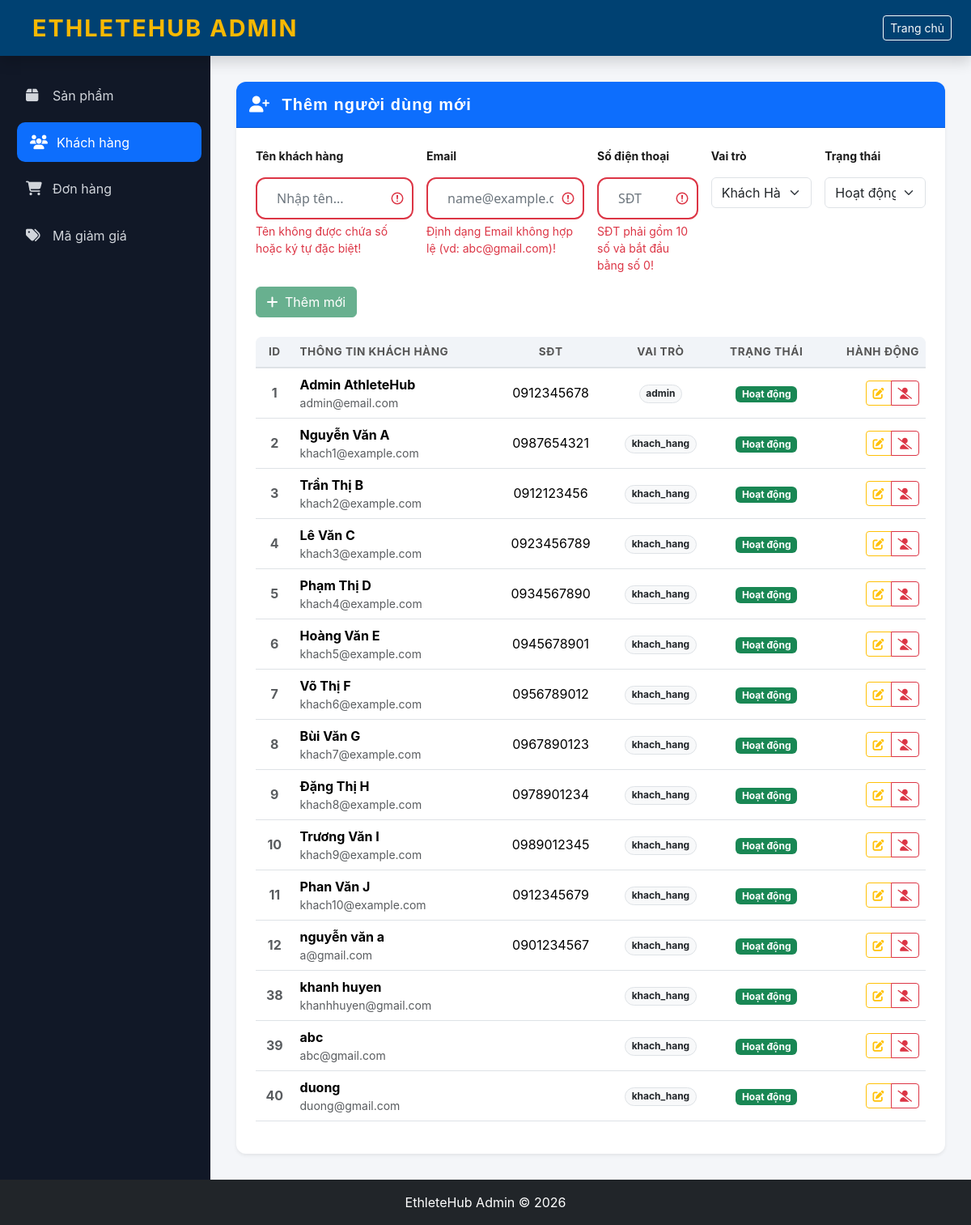
Page /CRUDuser.php (signed in) on the committed database.
### tables this page shows
CREATE TABLE `nguoi_dung` (
  `id` int(11) NOT NULL COMMENT 'ID người dùng',
  `ten` varchar(100) NOT NULL COMMENT 'Họ tên',
  `email` varchar(100) NOT NULL COMMENT 'Email duy nhất',
  `mat_khau` varchar(255) NOT NULL COMMENT 'Mật khẩu hash',
  `so_dien_thoai` varchar(20) DEFAULT NULL COMMENT 'Số điện thoại',
  `dia_chi` text DEFAULT NULL COMMENT 'Địa chỉ',
  `anh_dai_dien` varchar(255) DEFAULT NULL COMMENT 'URL ảnh đại diện',
  `vai_tro` enum('admin','khach_hang') DEFAULT 'khach_hang' COMMENT 'Vai trò: admin hoặc khách hàng',
  `trang_thai` enum('hoat_dong','binh_luan','bi_khoa') DEFAULT 'hoat_dong' COMMENT 'Trạng thái tài khoản',
  `ngay_tao` datetime DEFAULT current_timestamp() COMMENT 'Ngày tạo tài khoản',
  `ngay_cap_nhat` datetime DEFAULT current_timestamp() ON UPDATE current_timestamp() COMMENT 'Ngày cập nhật',
  `lan_dang_nhap_cuoi` datetime DEFAULT NULL COMMENT 'Lần đăng nhập cuối cùng'
);

### model/CRUD.php (called while the page is built, shortened)
<?php
function getAllUsers($conn) {
    $sql = "SELECT id, ten, email, so_dien_thoai, vai_tro, trang_thai FROM nguoi_dung ";
    $stmt = $conn->prepare($sql);
    $stmt->execute();
    return $stmt->fetchAll(PDO::FETCH_ASSOC);
}
?>

### CRUDuser.php (the view, shortened to what this page needs)
<?php
require_once 'model/CRUD.php';
$db = new Database();
$conn = $db->connect();
$update_mode = false;
$edit_user = ['id' => '', 'ten' => '', 'email' => '', 'so_dien_thoai' => '', 'vai_tro' => '', 'trang_thai' => 'hoat_dong'];
$listusers = getAllUsers($conn);
?>
<!DOCTYPE html>
<html lang="vi">
<head>
    <link href="https://cdnjs.cloudflare.com/ajax/libs/bootstrap/5.3.2/css/bootstrap.min.css" rel="stylesheet">
    <link href="https://cdnjs.cloudflare.com/ajax/libs/font-awesome/6.4.0/css/all.min.css" rel="stylesheet">
    <link rel="stylesheet" href="css/variables.css">
    <link rel="stylesheet" href="css/navbar.css">
    <link rel="stylesheet" href="css/hero.css">
    <link rel="stylesheet" href="css/categories.css">
    <link rel="stylesheet" href="css/products.css">
    <link rel="stylesheet" href="css/footer.css">
    <link rel="stylesheet" href="css/utilities.css">
    <link href="css/crud.css" rel="stylesheet" />
    <link rel="stylesheet" href="css/admin-layout.css">
</head>
<body style="background:#f4f6f9;">
    <nav class="navbar navbar-dark bg-dark shadow">
        <div class="container-fluid px-4">
            <span class="navbar-brand fw-bold">
                <i class="bi bi-speedometer2"></i> EthleteHub Admin
            </span>
            <a href="index.php" class="btn btn-outline-light btn-sm">
                <i class="bi bi-house"></i> Trang chủ
            </a>
        </div>
    </nav>
    <div class="layout">
        <aside class="sidebar">
            <ul>
                <li><a href="CRUDproduct.php"><i class="fas fa-box me-2"></i> Sản phẩm</a></li>
                <li><a href="CRUDuser.php" class="active"><i class="fas fa-users me-2"></i> Khách hàng</a></li>
                <li><a href="CRUDdonhang.php"><i class="fas fa-shopping-cart me-2"></i> Đơn hàng</a></li>
                <li><a href="CRUDgiamgia.php"><i class="fas fa-tags me-2"></i> Mã giảm giá</a></li>
            </ul>
        </aside>
        <main class="main-content">
            <div class="container-fluid p-0">
                <div class="card shadow-sm border-0">
                    <div class="card-header bg-primary text-white py-3">
                        <h5 class="mb-0">
                            <i class="fas <?= $update_mode ? 'fa-user-edit' : 'fa-user-plus' ?> me-2"></i>
                            <?= $update_mode ? "Cập nhật người dùng" : "Thêm người dùng mới" ?>
                        </h5>
                    </div>
                    <div class="card-body p-4">
                        <form method="POST" class="row g-3 mb-4">
                            <div class="col-12 col-sm-6 col-lg-3">
                                <label class="form-label small fw-bold">Tên khách hàng</label>
                                <input type="text" name="ten" class="form-control" placeholder="Nhập tên..." value="<?= $edit_user['ten'] ?>" minlength="2" maxlength="100" required>
                                <div class="invalid-feedback">Tên khách hàng không được để trống và phải từ 2 đến 100 ký tự!</div>
                            </div>
                            <div class="col-12 col-sm-6 col-lg-3">
                                <label class="form-label small fw-bold">Email</label>
                                <input type="email" name="email" class="form-control" placeholder="name@example.com" value="<?= $edit_user['email'] ?>" required>
                                <div class="invalid-feedback">Email không hợp lệ!</div>
                            </div>
                            <div class="col-12 col-sm-6 col-lg-2">
                                <label class="form-label small fw-bold">Số điện thoại</label>
                                <input type="text" id="so_dien_thoai" name="so_dien_thoai" class="form-control" placeholder="SĐT" value="<?= $edit_user['so_dien_thoai'] ?>" minlength="10" maxlength="10" required>
                                <div class="invalid-feedback">Số điện thoại không hợp lệ!</div>
                            </div>
                            <div class="col-12 col-sm-6 col-lg-2">
                                <label class="form-label small fw-bold">Vai trò</label>
                                <select class="form-select" name="vai_tro" required>
                                    <option value="khach_hang" <?= ($update_mode && $edit_user['vai_tro'] === 'khach_hang') ? 'selected' : '' ?>>Khách Hàng</option>
                                </select>
                            </div>
                            <div class="col-12 col-sm-6 col-lg-2">
                                <label class="form-label small fw-bold">Trạng thái</label>
                                <select class="form-select" name="trang_thai" required>
                                    <option value="hoat_dong" <?= ($update_mode && $edit_user['trang_thai'] === 'hoat_dong') ? 'selected' : '' ?>>Hoạt động</option>
                                </select>
                            </div>
                            <div class="col-12 col-lg-2 d-flex align-items-end">
                                <?php if ($update_mode): ?>
                                    <div class="w-100">
                                        <button type="submit" name="save_user" class="btn btn-warning w-100 mb-1">Cập nhật</button>
                                        <a href="CRUDuser.php" class="btn btn-light btn-sm w-100 border">Hủy</a>
                                    </div>
                                <?php else: ?>
                                    <button type="submit" name="save_user" class="btn btn-success w-100"><i class="fas fa-plus me-1"></i> Thêm mới</button>
                                <?php endif; ?>
                            </div>
                        </form>
                        <div class="table-responsive">
                            <table class="table table-hover align-middle">
                                <thead class="table-light">
                                    <tr>
                                        <th class="text-center">ID</th>
                                        <th>Thông tin khách hàng</th>
                                        <th class="text-center d-none d-md-table-cell">SĐT</th>
                                        <th class="text-center">Vai trò</th>
                                        <th class="text-center">Trạng thái</th>
                                        <th class="text-end">Hành động</th>
                                    </tr>
                                </thead>
                                <tbody>
                                    <?php foreach ($listusers as $user): ?>
                                        <tr>
                                            <td class="text-center fw-bold text-muted"><?= $user['id'] ?></td>
                                            <td>
                                                <div class="fw-bold"><?= htmlspecialchars($user['ten']) ?></div>
                                                <div class="small text-muted"><?= htmlspecialchars($user['email']) ?></div>
                                            </td>
                                            <td class="text-center d-none d-md-table-cell"><?= htmlspecialchars($user['so_dien_thoai']) ?></td>
                                            <td class="text-center">
                                                <span class="badge rounded-pill bg-light text-dark border"><?= $user['vai_tro'] ?></span>
                                            </td>
                                            <td class="text-center">
                                                <?php if ($user['trang_thai'] === 'hoat_dong'): ?>
                                                    <span class="badge bg-success">Hoạt động</span>
                                                <?php else: ?>
                                                    <span class="badge bg-danger">Bị khóa</span>
                                                <?php endif; ?>
                                            </td>
                                            <td class="text-end">
                                                <div class="btn-group">
                                                    <a href="?edit=<?= $user['id'] ?>" class="btn btn-sm btn-outline-warning" title="Sửa">
                                                        <i class="fas fa-edit"></i>
                                                    </a>
                                                    <a href="?delete=<?= $user['id'] ?>" class="btn btn-sm btn-outline-danger"
                                                        onclick="return confirm('Bạn có chắc chắn muốn KHÓA người dùng này không?')" title="Khóa tài khoản">
                                                        <i class="fas fa-user-slash"></i>
                                                    </a>
                                                </div>
                                            </td>
                                        </tr>
                                    <?php endforeach; ?>
                                </tbody>
                            </table>
                        </div>
                    </div>
                </div>
            </div>
        </main>
    </div>
    <footer class="bg-dark text-white text-center py-3">
        EthleteHub Admin © 2026
    </footer>
</body>
</html>

### css/variables.css (style rules this page uses)
:root { --primary: #ff6b35; --primary-dark: #ff5220; --primary-light: #ff8555; --secondary: #004e89; --secondary-dark: #003d6b; --secondary-light: #0066b3; --accent: #f7b801; --accent-dark: #d99e00; --accent-light: #ffc928; --success: #06d6a0; --warning: #ffa500; --danger: #ef476f; --dark: #1a1a1a; --light: #f8f9fa; --white: #ffffff; --gray: #6c757d; --gray-light: #e9ecef; --spacing-xs: 0.25rem; --spacing-sm: 0.5rem; --spacing-md: 1rem; --spacing-lg: 1.5rem; --spacing-xl: 2rem; --spacing-2xl: 3rem; --spacing-3xl: 4rem; --border-radius-sm: 8px; --border-radius: 12px; --border-radius-lg: 16px; --border-radius-full: 50px; --font-primary: 'Segoe UI', Tahoma, Geneva, Verdana, sans-serif; --font-display: 'Trebuchet MS', sans-serif; --font-size-xs: 0.75rem; --font-size-sm: 0.875rem; --font-size-base: 1rem; --font-size-lg: 1.125rem; --font-size-xl: 1.5rem; --font-size-2xl: 2rem; --font-size-3xl: 3rem; --font-size-4xl: 4rem; --font-weight-normal: 400; --font-weight-semibold: 600; --font-weight-bold: 700; --font-weight-extra-bold: 800; --font-weight-black: 900; --shadow-sm: 0 2px 4px rgba(0, 0, 0, 0.1); --shadow-md: 0 5px 15px rgba(0, 0, 0, 0.08); --shadow-lg: 0 10px 30px rgba(0, 0, 0, 0.12); --shadow-xl: 0 15px 40px rgba(0, 0, 0, 0.15); --transition-fast: 0.2s ease; --transition-base: 0.3s ease; --transition-slow: 0.5s ease; --line-height-tight: 1.2; --line-height-base: 1.5; --line-height-relaxed: 1.75; }
* { margin: 0; padding: 0; box-sizing: border-box; }
html { scroll-behavior: smooth; }
body { font-family: var(--font-primary); font-size: var(--font-size-base); line-height: var(--line-height-base); color: var(--dark); background-color: var(--white); overflow-x: hidden; }
h1, h2, h3, h4, h5, h6 { font-family: var(--font-display); font-weight: var(--font-weight-extra-bold); letter-spacing: 1px; }
a { color: var(--primary); text-decoration: none; transition: color var(--transition-base); }

### css/navbar.css (style rules this page uses)
.navbar { background-color: #004172 !important; }
.navbar-brand { font-size: 1.8rem; font-weight: var(--font-weight-black); color: var(--accent) !important; text-transform: uppercase; letter-spacing: 2px; display: flex; align-items: center; gap: var(--spacing-md); transition: transform var(--transition-base); }

### css/utilities.css (style rules this page uses)
.text-dark { color: var(--dark); }
.text-center { text-align: center; }
.bg-primary { background-color: var(--primary); }
.bg-dark { background-color: var(--dark); }
.bg-light { background-color: var(--light); }
.shadow-sm { box-shadow: var(--shadow-sm); }
.border { border: 1px solid var(--gray-light); }
.form-control { padding: 12px var(--spacing-lg); border: 2px solid var(--gray-light); border-radius: var(--border-radius); font-size: 1rem; font-family: var(--font-primary); transition: all var(--transition-base); }
.form-control::placeholder { color: var(--gray); }
.form-label { display: block; margin-bottom: var(--spacing-md); font-weight: var(--font-weight-bold); color: var(--dark); }

### css/crud.css (style rules this page uses)
body { background-color: #f8f9fa; font-family: 'Inter', sans-serif; }
.table thead th { background-color: #f1f4f8; border-bottom: 2px solid #dee2e6; text-transform: uppercase; font-size: 0.85rem; letter-spacing: 0.5px; color: #555; }

### css/admin-layout.css (style rules this page uses)
:root { --sidebar-width: 260px; --dark-bg: #111827; --sidebar-hover: #1f2937; --primary-color: #0d6efd; --transition-speed: 0.3s; }
body { background-color: #f4f6f9; font-family: 'Inter', system-ui, -apple-system, sans-serif; }
.layout { display: flex; min-height: calc(100vh - 56px); }
.sidebar { width: var(--sidebar-width); background: var(--dark-bg); color: #fff; padding: 1.5rem 1rem; flex-shrink: 0; transition: all var(--transition-speed); }
.sidebar ul { list-style: none; padding: 0; }
.sidebar li { margin-bottom: 0.5rem; }
.sidebar a { display: flex; align-items: center; padding: 0.8rem 1rem; color: #d1d5db; text-decoration: none; border-radius: 10px; transition: all 0.2s; }
.sidebar a i { width: 25px; font-size: 1.1rem; }
.sidebar a:hover, .sidebar a.active { background: var(--sidebar-hover); color: #fff; transform: translateX(5px); }
.sidebar a.active { background: var(--primary-color); }
.main-content { flex: 1; padding: 2rem; width: 100%; overflow-x: hidden; }
.card { border-radius: 12px; overflow: hidden; }
.table thead { background-color: #f8f9fa; }
.table-responsive { border-radius: 8px; }

### rows in the picture
nguoi_dung: id "1", ten "Admin AthleteHub", email "admin@email.com", so_dien_thoai "0912345678", vai_tro "admin", trang_thai "Hoạt động"
nguoi_dung: id "2", ten "Nguyễn Văn A", email "khach1@example.com", so_dien_thoai "0987654321", vai_tro "khach_hang", trang_thai "Hoạt động"
nguoi_dung: id "3", ten "Trần Thị B", email "khach2@example.com", so_dien_thoai "0912123456", vai_tro "khach_hang", trang_thai "Hoạt động"
nguoi_dung: id "4", ten "Lê Văn C", email "khach3@example.com", so_dien_thoai "0923456789", vai_tro "khach_hang", trang_thai "Hoạt động"
nguoi_dung: id "5", ten "Phạm Thị D", email "khach4@example.com", so_dien_thoai "0934567890", vai_tro "khach_hang", trang_thai "Hoạt động"
nguoi_dung: id "6", ten "Hoàng Văn E", email "khach5@example.com", so_dien_thoai "0945678901", vai_tro "khach_hang", trang_thai "Hoạt động"
nguoi_dung: id "7", ten "Võ Thị F", email "khach6@example.com", so_dien_thoai "0956789012", vai_tro "khach_hang", trang_thai "Hoạt động"
nguoi_dung: id "8", ten "Bùi Văn G", email "khach7@example.com", so_dien_thoai "0967890123", vai_tro "khach_hang", trang_thai "Hoạt động"
nguoi_dung: id "9", ten "Đặng Thị H", email "khach8@example.com", so_dien_thoai "0978901234", vai_tro "khach_hang", trang_thai "Hoạt động"
nguoi_dung: id "10", ten "Trương Văn I", email "khach9@example.com", so_dien_thoai "0989012345", vai_tro "khach_hang", trang_thai "Hoạt động"
nguoi_dung: id "11", ten "Phan Văn J", email "khach10@example.com", so_dien_thoai "0912345679", vai_tro "khach_hang", trang_thai "Hoạt động"
nguoi_dung: id "12", ten "nguyễn văn a", email "a@gmail.com", so_dien_thoai "0901234567", vai_tro "khach_hang", trang_thai "Hoạt động"
nguoi_dung: id "38", ten "khanh huyen", email "khanhhuyen@gmail.com", vai_tro "khach_hang", trang_thai "Hoạt động"
nguoi_dung: id "39", ten "abc", email "abc@gmail.com", vai_tro "khach_hang", trang_thai "Hoạt động"
nguoi_dung: id "40", ten "duong", email "duong@gmail.com", vai_tro "khach_hang", trang_thai "Hoạt động"
